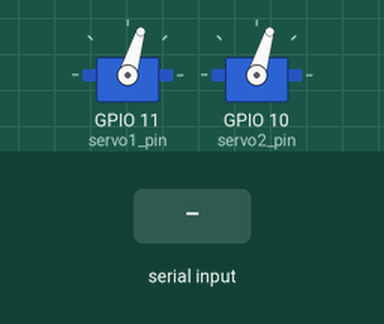
Recording of a sketch running on a simulated ESP32-C6. Parts: 2 × servo. Inputs (shaded band) come from the test bench. Servo pulses on a pin are drawn as a servo (544–2400 µs = 0–180°); what the sketch prints to the serial monitor is not drawn.

Above: at 2.9 s.
3.0 s: "w90\n" received over Serial
4.5 s: "p90\n" received over Serial
Timing chart, 0 to 7.5 s (numbered marks = the images above; inputs shaded):
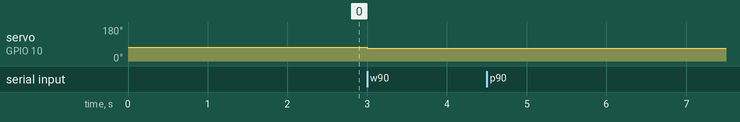

Measured:
- after the input at 3.0 s, servo on GPIO 10 (servo2_pin): 73° → 68° at once
- after the input at 4.5 s, every drawn part: stays the same

The sketch:

esp32c6.ino
```cpp
// Auto-sweep servo control for ESP32-C6-DevKitC-1  (NO ESP32Servo library, no joystick)
// Arduino-ESP32 core 3.x API: ledcAttach() / ledcWrite()
// Both servos sweep smoothly between (base - deflect) and (base + deflect), back and forth.
// Button on GPIO2 pauses / resumes the sweep.
// Set Tools > USB CDC On Boot > Enabled for Serial output.

#define button 2
#define servo1_pin 11
#define servo2_pin 10

#define SERVO_FREQ 50
#define SERVO_RES  12

// --- Center + travel (same idea as before: base +/- deflect) ---
#define BASE_US     1300   // center position (us)
#define DEFLECT_US  700    // swing each side of base; ~11.1 us/deg -> 889 ~= 80 deg

// --- Absolute safe limits: never command beyond these ---
#define SERVO_US_ABS_MIN 400
#define SERVO_US_ABS_MAX 2600

// --- Sweep speed ---
#define STEP_US      8     // us change per update (bigger = faster)
#define UPDATE_MS    20    // ms between updates
#define NUDGE_US     50

int servo1_current_pos = BASE_US;
int servo2_current_pos = BASE_US;

int Mode = 0, flag = 0;

int lo() { return (BASE_US - DEFLECT_US < SERVO_US_ABS_MIN) ? SERVO_US_ABS_MIN : BASE_US - DEFLECT_US; }
int hi() { return (BASE_US + DEFLECT_US > SERVO_US_ABS_MAX) ? SERVO_US_ABS_MAX : BASE_US + DEFLECT_US; }

uint32_t usToDuty(uint32_t us) {
  return (uint32_t)((uint64_t)us * ((1UL << SERVO_RES) - 1) / 20000UL);
}

int clampUs(int us) {
  if (us < lo()) us = lo();
  if (us > hi()) us = hi();
  return us;
}

void writeUs(int pin, int us) {
  ledcWrite(pin, usToDuty(clampUs(us)));
}

void testFunc() {
  if (Serial.available() > 0) {
    char cmd = Serial.read();

    if (cmd == 'p') {
      Mode = !Mode;
      Serial.print("Mode = "); Serial.println(Mode);
    }
    else if (cmd == 'w') {                 // servo2 up
      servo2_current_pos = clampUs(servo2_current_pos - NUDGE_US);
      writeUs(servo2_pin, servo2_current_pos);
    }
    else if (cmd == 's') {                 // servo2 down
      servo2_current_pos = clampUs(servo2_current_pos + NUDGE_US);
      writeUs(servo2_pin, servo2_current_pos);
    }
    else if (cmd == 'a') {                 // servo1 up
      servo1_current_pos = clampUs(servo1_current_pos + NUDGE_US);
      writeUs(servo1_pin, servo1_current_pos);
    }
    else if (cmd == 'd') {                 // servo1 down
      servo1_current_pos = clampUs(servo1_current_pos - NUDGE_US);
      writeUs(servo1_pin, servo1_current_pos);
    }
    else if (cmd == 'b') {                 // both to base
      servo1_current_pos = BASE_US;
      servo2_current_pos = BASE_US;
      writeUs(servo1_pin, servo1_current_pos);
      writeUs(servo2_pin, servo2_current_pos);
    }
    else if (cmd == 'S') {                 // absolute position: "S<us1>,<us2>\n"
      String line = Serial.readStringUntil('\n');
      int commaIdx = line.indexOf(',');
      if (commaIdx <= 0) return;
      servo1_current_pos = clampUs(line.substring(0, commaIdx).toInt());
      servo2_current_pos = clampUs(line.substring(commaIdx + 1).toInt());
      writeUs(servo1_pin, servo1_current_pos);
      writeUs(servo2_pin, servo2_current_pos);
    }
    else {
      return;  // ignore newlines / unknown keys
    }

    Serial.print("s1="); Serial.print(servo1_current_pos);
    Serial.print(" s2="); Serial.println(servo2_current_pos);
  }
}

void setup() {
  Serial.begin(115200);
  delay(1000);
  Serial.println("Boot");

  pinMode(button, INPUT_PULLUP);

  bool ok1 = ledcAttach(servo1_pin, SERVO_FREQ, SERVO_RES);
  bool ok2 = ledcAttach(servo2_pin, SERVO_FREQ, SERVO_RES);
  Serial.print("ledcAttach servo1 = "); Serial.println(ok1);
  Serial.print("ledcAttach servo2 = "); Serial.println(ok2);

  // set motor to base point
  writeUs(servo1_pin, BASE_US);
  writeUs(servo2_pin, BASE_US);
  delay(700);
}

void loop() {
  testFunc();
}

/*
void loop() {
  // button toggles pause / resume, button from pc
  if (digitalRead(button) == LOW) {
    if (flag == 0) { flag = 1; Mode = !Mode; delay(100); }
  } else {
    flag = 0;
  }

  // press button -> go to that direction to-do:


  if (Mode == 0) {            // sweeping
    pos += dir * STEP_US;
    if (pos >= sweepMax()) { pos = sweepMax(); dir = -1; }
    if (pos <= sweepMin()) { pos = sweepMin(); dir =  1; }

    writeUs(servo1_pin, pos);
    writeUs(servo2_pin, pos);

    Serial.print("pos="); Serial.println(pos);
  }

  delay(UPDATE_MS);
}
*/
```
